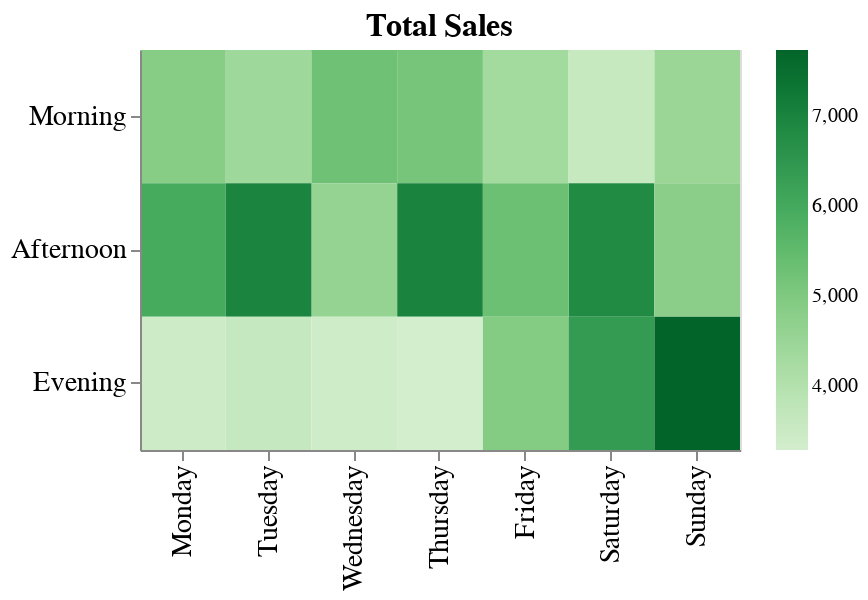

The notebook cell this image was saved under:
### Code cell
# Plot total transaction (pre-filtered by store A for example)
# for color scheme choose btween viridis, magma, inferno, plasma, bluegreen, bluepurple

days = ['Monday', 'Tuesday', 'Wednesday', 'Thursday', 'Friday', 'Saturday', 'Sunday']
times = ['Morning', 'Afternoon', 'Evening']

plot_1 = (alt
 .Chart(new_df_a)
 .mark_rect()
 .encode(
     alt.X('Day_of_week:N', title=None, sort=days),
     alt.Y('Time_of_day:N', title=None, sort=times),
     alt.Color('sum(Total):Q', title=None, scale=alt.Scale(scheme='greens')),
     tooltip=[alt.Tooltip('Day_of_week', title='Day of the week'), 
              alt.Tooltip('Time_of_day', title="Time of the day"), 
              alt.Tooltip('sum(Total):Q', title='Sales', format='$,.0f')])
 .configure_axis(labelFontSize=14, titleFontSize=14)
 .configure_title(fontSize=16)
 .properties(width=300, height=200, title='Total Sales')
)

plot_1

### Figure 1 — Vega-Lite specification as saved in the notebook (floating-point values rounded to 4 significant figures; data arrays with more than 128 entries replaced by an {"elided": "..."} marker saying what was removed)
{"$schema": "https://vega.github.io/schema/vega-lite/v3.4.0.json", "config": {"axis": {"labelFontSize": 14, "titleFontSize": 14}, "mark": {"tooltip": null}, "title": {"fontSize": 16}, "view": {"height": 300, "width": 400}}, "data": {"name": "data-447bab444058a64dcdd031c5f56440f7"}, "datasets": {"data-447bab444058a64dcdd031c5f56440f7": {"elided": "340 records"}}, "encoding": {"color": {"aggregate": "sum", "field": "Total", "scale": {"scheme": "greens"}, "title": null, "type": "quantitative"}, "tooltip": [{"field": "Day_of_week", "title": "Day of the week", "type": "nominal"}, {"field": "Time_of_day", "title": "Time of the day", "type": "nominal"}, {"aggregate": "sum", "field": "Total", "format": "$,.0f", "title": "Sales", "type": "quantitative"}], "x": {"field": "Day_of_week", "sort": ["Monday", "Tuesday", "Wednesday", "Thursday", "Friday", "Saturday", "Sunday"], "title": null, "type": "nominal"}, "y": {"field": "Time_of_day", "sort": ["Morning", "Afternoon", "Evening"], "title": null, "type": "nominal"}}, "height": 200, "mark": "rect", "title": "Total Sales", "width": 300}
